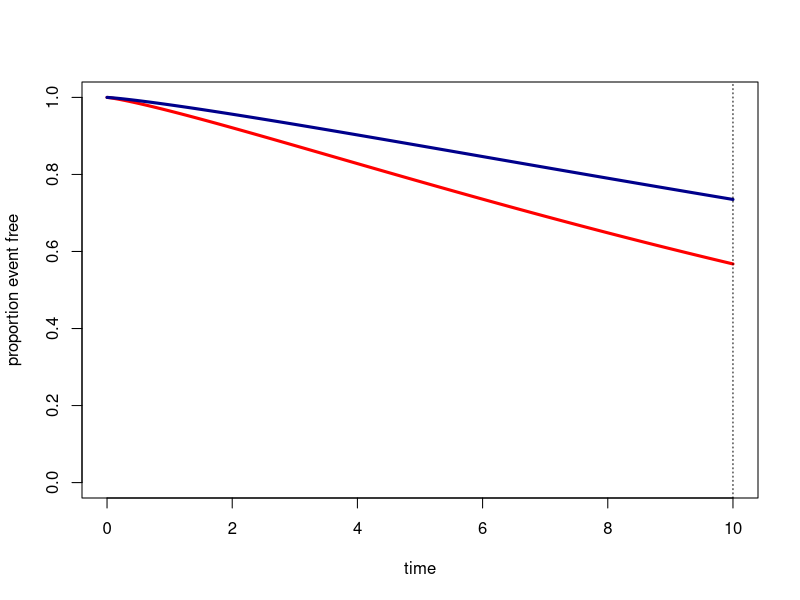

The R script that drew this image:
internal_function <- function(t, HR_margin, shape, scale){
  result <- exp(-HR_margin*(t/scale)^shape)
  return(result) ## returns S(t) for given t, HR_margin, shape, and scale
}
internal_function<-Vectorize(internal_function)

HR_margin_to_RMST_diff <- function(HR_margin, shape, scale, tau, 
                                   PLOT = T, DIGITS=3){
  if(PLOT){
    tt<- (0:(100*tau))/100
    plot(tt, internal_function (tt, HR_margin, shape, scale), ylim=c(0,1),
         type = "l", col="red", lwd=3, xlab="time", ylab="proportion event free")
    lines(tt, internal_function (tt, 1, shape, scale),col="darkblue",lwd=3)
    abline(v=tau,lty=3)
  }
  
  TauArm1<-internal_function (tau, HR_margin, shape, scale) # return S(tau)
  TauArm2<-internal_function (tau, 1, shape, scale) # return S(tau)
  TauDiff<-TauArm1-TauArm2 # return S(t)_0 - S(t)_1
  Arm1<-integrate(internal_function, HR_margin, shape, scale, lower = 0,upper = tau)$value # return RMST for tau
  Arm2<-integrate(internal_function, HR_margin = 1, shape, scale, lower = 0,upper = tau)$value # return RMST for tau
  Diff<-Arm1-Arm2 # return RMSTD
  RelDiff<-Diff/max(Arm1,Arm2)
  result <- data.frame( HR_margin=HR_margin, TauArm1=TauArm1, TauArm2=TauArm2,TauDiff=TauDiff, 
                        RMST1=Arm1, RMST2=Arm2, Diff=Diff,RelDiff=RelDiff)
  result<-round(result, digits=DIGITS)
  return(result)
}


HR_margin_to_RMST_diff(log(.93-.055)/log(.93),1.2,26.7,10)

log(.93-.055)/log(.93)

